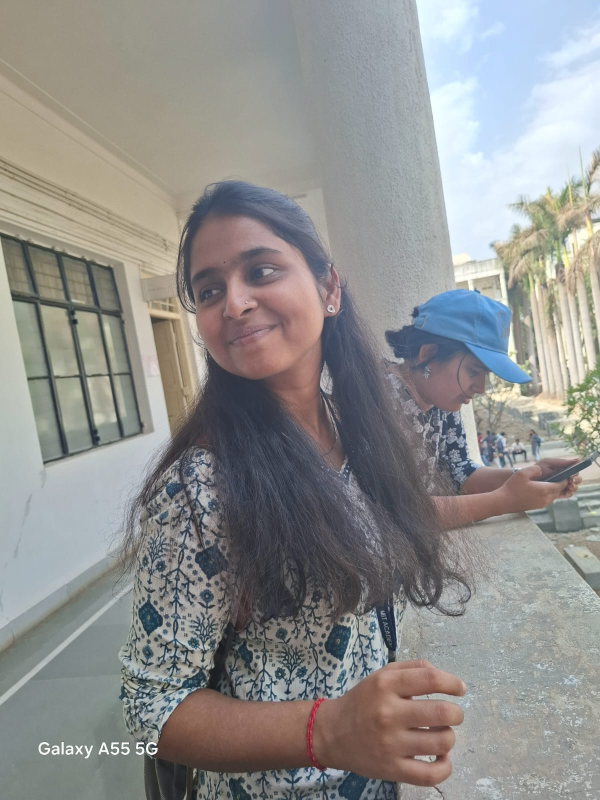
#> input picture Smile Detection/Smile Detection/known_faces/img1.jpg, 1200 x 1600 px, given in place of the camera (shown at 1/2 size)
$ python smile-detect.py
#> lines starting #> are read from the running program, lines starting #| are printed output that depends on the picture; after the words box and inside, x2 and y2 are one past the last pixel; in counts of white or black regions, pixels touching at a corner belong together
import cv2
import matplotlib.pyplot as plt
import time
import math
import datetime
import os

# Load Haar cascades
face_cascade = cv2.CascadeClassifier(cv2.data.haarcascades + 'haarcascade_frontalface_default.xml')
smile_cascade = cv2.CascadeClassifier(cv2.data.haarcascades + 'haarcascade_smile.xml')

cap = cv2.VideoCapture(0)

smile_scores = []
timestamps = []
start_time = time.time()

# Optional: create folder to store steps
os.makedirs("processing_steps", exist_ok=True)

def show_processing_steps(image):
    timestamp = datetime.datetime.now().strftime("%Y%m%d_%H%M%S")

    # 1. Original
    cv2.imshow("Step 1: Original Image", image)
    cv2.imwrite(f"processing_steps/step1_original_{timestamp}.png", image)
    cv2.waitKey(0)

    # 2. Grayscale
    gray = cv2.cvtColor(image, cv2.COLOR_BGR2GRAY)
    cv2.imshow("Step 2: Grayscale", gray)
    cv2.imwrite(f"processing_steps/step2_grayscale_{timestamp}.png", gray)
    cv2.waitKey(0)

    # 3. Histogram Equalization
    gray_eq = cv2.equalizeHist(gray)
    cv2.imshow("Step 3: Histogram Equalization", gray_eq)
    cv2.imwrite(f"processing_steps/step3_hist_eq_{timestamp}.png", gray_eq)
    cv2.waitKey(0)

    # 4. Gaussian Blur
    gray_blur = cv2.GaussianBlur(gray_eq, (5, 5), 0)
    cv2.imshow("Step 4: Gaussian Blur", gray_blur)
    cv2.imwrite(f"processing_steps/step4_gaussian_blur_{timestamp}.png", gray_blur)
    cv2.waitKey(0)

    # 5. Denoising
    gray_denoised = cv2.fastNlMeansDenoising(gray_blur, None, h=30, templateWindowSize=7, searchWindowSize=21)
    cv2.imshow("Step 5: Denoised", gray_denoised)
    cv2.imwrite(f"processing_steps/step5_denoised_{timestamp}.png", gray_denoised)
    cv2.waitKey(0)

    cv2.destroyAllWindows()

while True:
    ret, frame = cap.read()
#> frame is the input picture: shape (1600, 1200, 3); mean B, G, R 142.3, 143.9, 144
    if not ret:
        break

    frame = cv2.resize(frame, (640, 480))
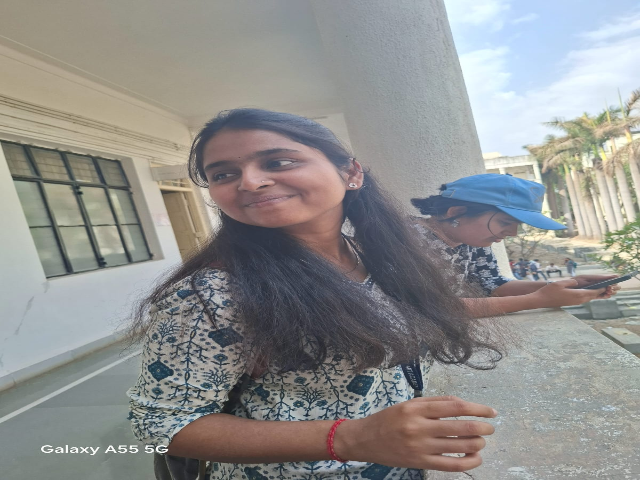
#> frame: shape (480, 640, 3); mean B, G, R 142.3, 143.9, 144

    gray = cv2.cvtColor(frame, cv2.COLOR_BGR2GRAY)
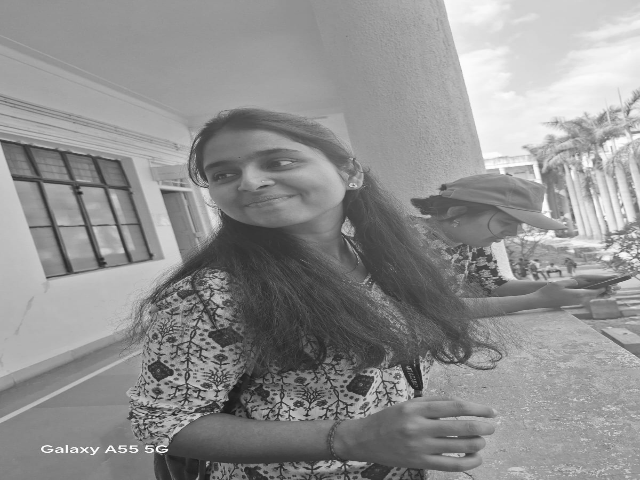
#> gray: shape (480, 640); min 24, max 254, mean 143.7
    gray = cv2.equalizeHist(gray)
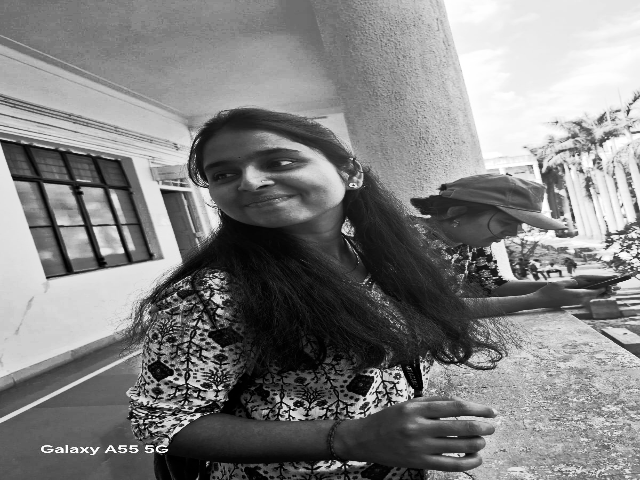
#> gray: shape (480, 640); min 0, max 255, mean 128.4
    gray = cv2.GaussianBlur(gray, (5, 5), 0)
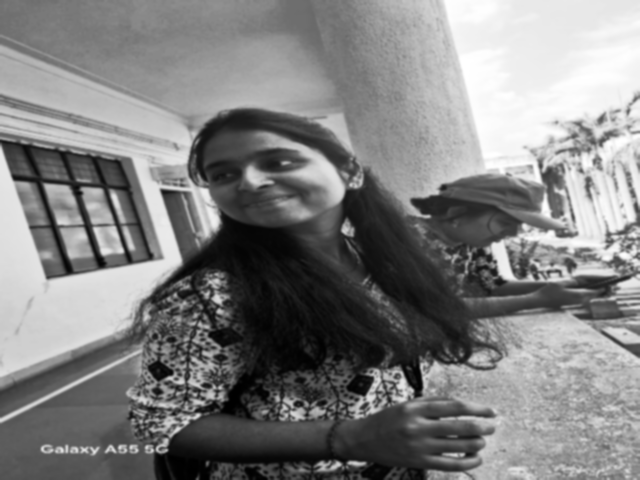
#> gray: shape (480, 640); min 0, max 255, mean 128.4
    gray = cv2.fastNlMeansDenoising(gray, None, h=30, templateWindowSize=7, searchWindowSize=21)
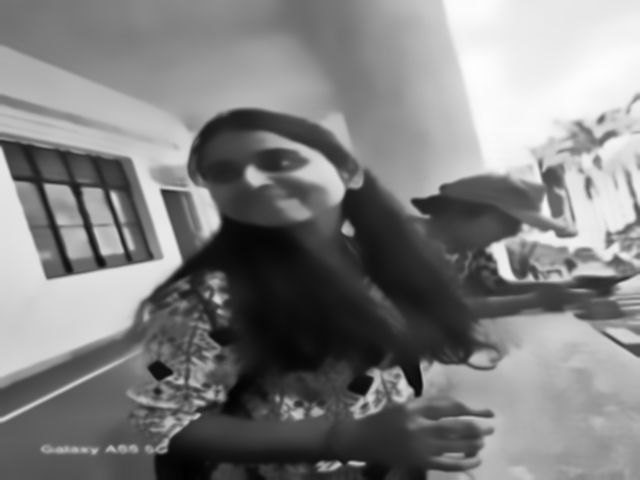
#> gray: shape (480, 640); min 1, max 254, mean 128.2

    faces = face_cascade.detectMultiScale(gray, scaleFactor=1.3, minNeighbors=5)
#> faces = ()

    if len(faces) == 0:
        cv2.putText(frame, "No faces detected", (50, 50), cv2.FONT_HERSHEY_SIMPLEX, 1, (0, 0, 255), 2)
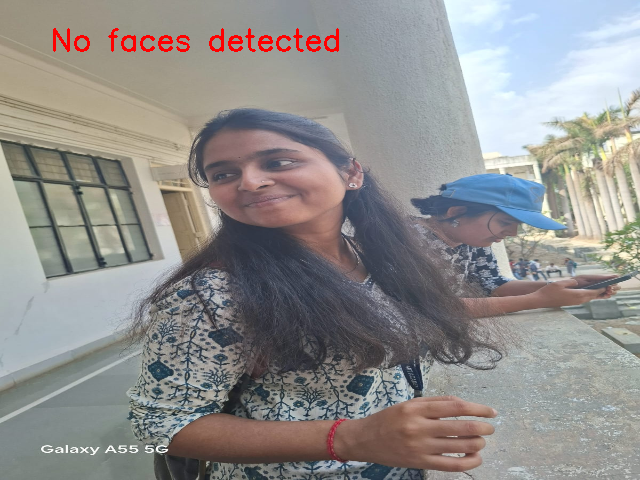
#> frame: shape (480, 640, 3); 0.65% of pixels changed, all inside (x1, y1, x2, y2) = (53, 28, 339, 52)

    for (x, y, w, h) in faces:
        cv2.rectangle(frame, (x, y), (x + w, y + h), (255, 0, 0), 2)

        roi_gray = gray[y:y + h, x:x + w]
        roi_color = frame[y:y + h, x:x + w]

        smiles = smile_cascade.detectMultiScale(roi_gray, scaleFactor=1.8, minNeighbors=15)

        if len(smiles) == 0:
            cv2.putText(frame, "No smile detected", (50, 100), cv2.FONT_HERSHEY_SIMPLEX, 1, (0, 0, 255), 2)

        for (sx, sy, sw, sh) in smiles:
            smile_area = sw * sh
            face_area = w * h
            score_ratio = smile_area / face_area
            boosted_score = math.sqrt(score_ratio) * 20
            smile_score = int(min(max(boosted_score, 1), 10))

            current_time = round(time.time() - start_time, 2)
            smile_scores.append(smile_score)
            timestamps.append(current_time)

            cv2.rectangle(roi_color, (sx, sy), (sx + sw, sy + sh), (0, 255, 0), 2)
            cv2.putText(frame, f"Smile Score: {smile_score}/10", (x, y - 10),
                        cv2.FONT_HERSHEY_SIMPLEX, 0.7, (0, 255, 0), 2)
#> this loop made 0 passes
#> after the loop, smile_scores = []; timestamps = []

    cv2.imshow('Smile Detector with Score', frame)

    key = cv2.waitKey(1) & 0xFF
#> (key q is pressed here)
    if key == ord('q'):
        break
    elif key == ord('s'):
        show_processing_steps(frame.copy())

cap.release()
cv2.destroyAllWindows()

# Smile score plotting
if smile_scores:
    plt.figure(figsize=(10, 5))
    plt.plot(timestamps, smile_scores, color='green', marker='o', linestyle='-')
    plt.title("How Your Smile Changed Over Time 😀", fontsize=14)
    plt.xlabel("Time (seconds)", fontsize=12)
    plt.ylabel("Smile Score (1 to 10)", fontsize=12)

    for i in range(len(smile_scores)):
        plt.text(timestamps[i], smile_scores[i] + 0.2, str(smile_scores[i]),
                 fontsize=9, ha='center', va='bottom', color='black')

    plt.xticks(fontsize=10)
    plt.yticks(range(1, 11), fontsize=10)
    plt.grid(True, linestyle='--', alpha=0.5)
    plt.tight_layout()
    plt.show()
else:
    print("No smiles were detected during the session.")

$ run again, on Smile Detection/Smile Detection/known_faces/img2.jpg
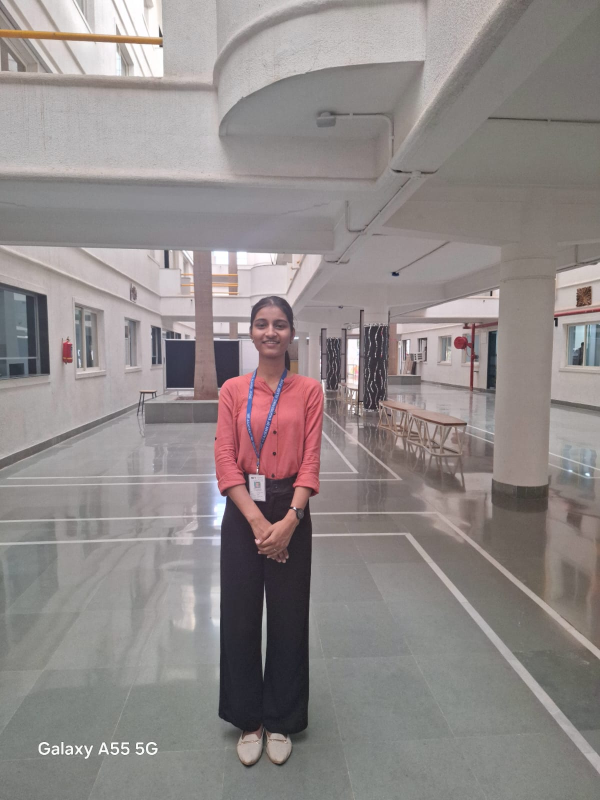
#> input picture Smile Detection/Smile Detection/known_faces/img2.jpg, 1200 x 1600 px, given in place of the camera (shown at 1/2 size)
#> frame is the input picture: shape (1600, 1200, 3); mean B, G, R 136.6, 137.5, 144.4
#> `gray = cv2.fastNlMeansDenoising(gray, None, h=30, templateWindowSize=7..`:
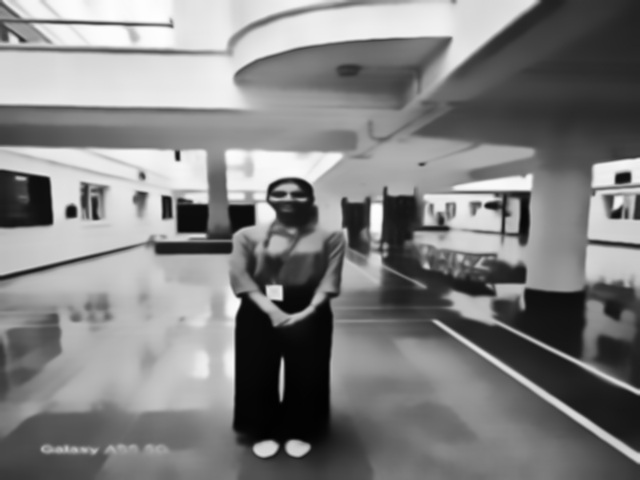
#> gray: shape (480, 640); min 1, max 254, mean 129.1
#> faces = ()
#> `cv2.putText(frame, "No faces detected", (50, 50), cv2.FONT_HERSHEY_SIM..`:
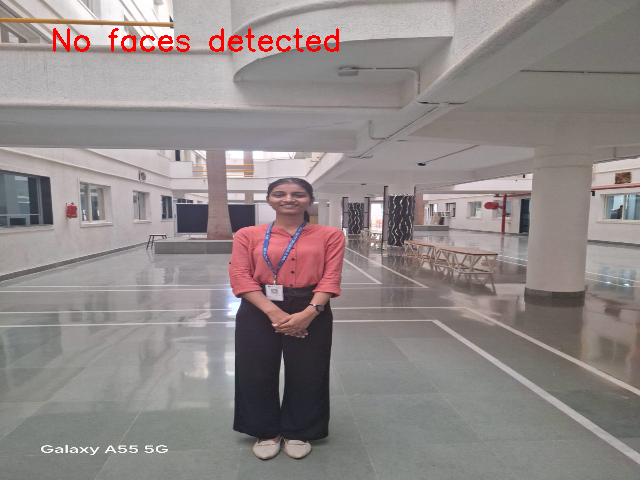
#> frame: shape (480, 640, 3); mean B, G, R 135.4, 136.2, 144.8
#> after the loop `for (x, y, w, h) in faces:`: smile_scores = []
